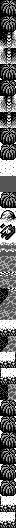

This game map was drawn from its Tiled (.tmx) file and the tilesets committed beside it. A one-line description and the full map source follow:
An orthogonal 2x66 tile map with 8x8 px tiles, 1 tile layer (metatiles), 2 tilesets.

<map height="66" orientation="orthogonal" renderorder="right-down" tileheight="8" tilewidth="8" width="2">
	<tileset firstgid="1" tilewidth="8" tileheight="8">
		<image source="../../../gfx/tilesets/gfx_054_53a0.png" />
	</tileset>
	<tileset firstgid="36" tilewidth="8" tileheight="8">
		<image source="../../../gfx/tilesets/gfx_054_6670.png" />
	</tileset>
	<layer height="66" id="1" name="metatiles" width="2">
		<data encoding="csv">
2, 4,
3, 5,
2, 4,
3, 6,
7, 9,
8, 10,
11, 13,
12, 14,
2, 4,
15, 5,
2, 16,
3, 6,
11, 9,
12, 10,
7, 13,
8, 14,
2, 4,
15, 6,
17, 4,
15, 6,
18, 20,
19, 21,
22, 22,
22, 22,
17, 4,
15, 5,
23, 25,
24, 26,
27, 29,
28, 30,
31, 33,
32, 34,
36, 37,
37, 36,
38, 39,
37, 36,
40, 39,
41, 36,
42, 43,
37, 36,
44, 44,
45, 45,
40, 37,
41, 36,
46, 47,
45, 48,
49, 44,
50, 45,
40, 37,
51, 36,
17, 16,
3, 5,
17, 16,
15, 5,
17, 4,
3, 5,
2, 16,
3, 5,
17, 16,
3, 6,
17, 16,
15, 6,
49, 20,
50, 45,
18, 47,
45, 48</data>
	</layer>
</map>
